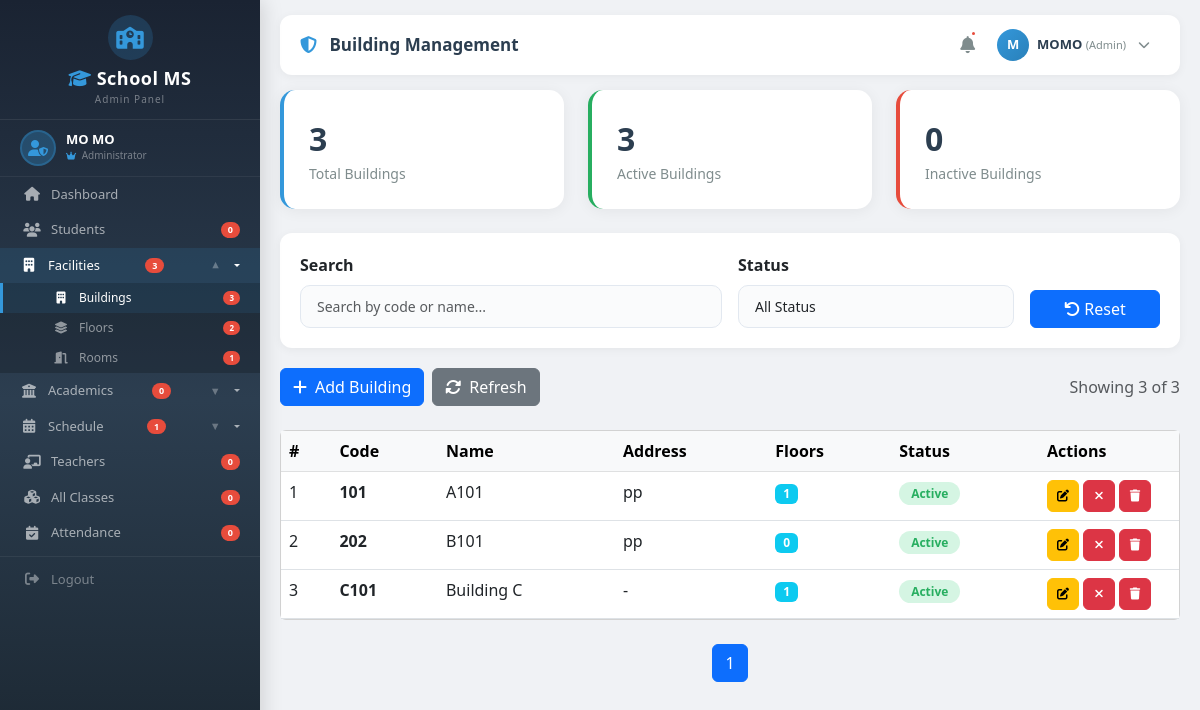
The app's page /classes/buildings/ (signed in), older data.
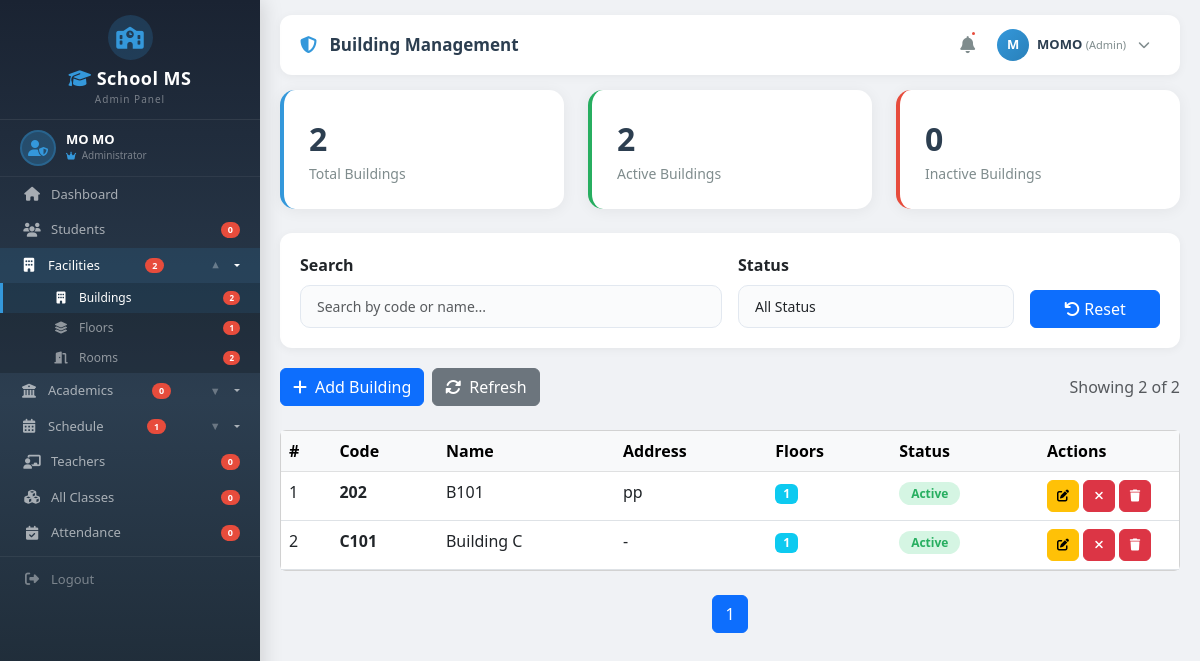
The same page, newer data.
### classes/models.py (models this page shows, shortened)
class Building(models.Model):
    name = models.CharField(max_length=100)
    code = models.CharField(max_length=20, unique=True)
    address = models.TextField(blank=True, null=True)
    description = models.TextField(blank=True, null=True)
    is_active = models.BooleanField(default=True)
    created_at = models.DateTimeField(auto_now_add=True)
    updated_at = models.DateTimeField(auto_now=True)
    class Meta:
        ordering = ['name']

### classes/views.py (the view, shortened to what this page needs)
# urls.py: path('buildings/', views.building_list, name='building_list'),
@login_required
@admin_required
def building_list(request):
    buildings = Building.objects.all()
    form = BuildingSearchForm(request.GET or None)
    paginator = Paginator(buildings, 10)
    page = request.GET.get('page')
    buildings_page = paginator.get_page(page)
    context = {
        'buildings': buildings_page,
        'form': form,
        'total': Building.objects.count(),
        'active': Building.objects.filter(is_active=True).count(),
        'inactive': Building.objects.filter(is_active=False).count(),
    }
    return render(request, 'Backend/admin/facility/building_list.html', context)

### classes/forms.py
class BuildingSearchForm(forms.Form):
    search = forms.CharField(required=False, widget=forms.TextInput(attrs={'class': 'form-control', 'placeholder': 'Search buildings...'}))
    status = forms.ChoiceField(required=False, choices=[('', 'All'), ('active', 'Active'), ('inactive', 'Inactive')], widget=forms.Select(attrs={'class': 'form-select'}))

### classes/context_processors.py (called while the page is built)
def sidebar_counts(request):
    return {
        'total_buildings': Building.objects.filter(is_active=True).count(),
        'total_floors': Floor.objects.filter(is_active=True).count(),
        'total_rooms': Room.objects.filter(is_active=True).count(),
        'total_terms': Term.objects.filter(is_active=True).count(),
        'total_timeslots': TimeSlot.objects.filter(is_active=True).count(),
    }

### templates/Backend/admin/facility/building_list.html (shortened to what the changed rows need)
{% extends 'Backend/layouts/admin_layout.html' %}
{% load static %}
{% block content %}
<div class="row g-4 mb-4">
    <div class="col-md-4">
        <div class="stats-card">
            <div class="stats-number" id="totalCount">{{ total|default:0 }}</div>
            <div class="stats-label">Total Buildings</div>
        </div>
    </div>
    <div class="col-md-4">
        <div class="stats-card" style="border-left-color: #27ae60;">
            <div class="stats-number" id="activeCount">{{ active|default:0 }}</div>
            <div class="stats-label">Active Buildings</div>
        </div>
    </div>
</div>
<div class="d-flex justify-content-between align-items-center mb-4">
    <div class="d-flex gap-2">
        <a href="{% url 'classes:building_add' %}" class="btn btn-primary">
        </a>
        <a href="{% url 'classes:building_list' %}" class="btn btn-secondary" id="refreshBtn">
        </a>
    </div>
    <span class="text-muted" id="resultCount">
    </span>
</div>
<div class="card">
    <div class="card-body p-0">
        <div class="table-responsive">
            <table class="table table-hover mb-0">
                <thead class="table-light">
                    <tr>
                        <th>#</th>
                        <th>Code</th>
                        <th>Name</th>
                        <th>Address</th>
                        <th>Floors</th>
                        <th>Status</th>
                        <th style="width: 140px;">Actions</th>
                    </tr>
                </thead>
                <tbody id="tableBody">
                    {% for building in buildings %}
                    <tr class="building-row" data-code="{{ building.code|lower }}" data-name="{{ building.name|lower }}"
                        data-status="{% if building.is_active %}active{% else %}inactive{% endif %}">
                        <td>{{ forloop.counter }}</td>
                        <td><strong>{{ building.code }}</strong></td>
                        <td>{{ building.name }}</td>
                        <td>{{ building.address|truncatechars:30|default:"-" }}</td>
                        <td>
                            <span class="badge bg-info">{{ building.floors.count }}</span>
                        </td>
                        <td>
                            <span class="status-badge {% if building.is_active %}active{% else %}inactive{% endif %}">
                                {% if building.is_active %}Active{% else %}Inactive{% endif %}
                            </span>
                        </td>
                        <td>
                            <div class="d-flex gap-1">
                                <a href="{% url 'classes:building_edit' building.pk %}"
                                    class="btn btn-sm btn-warning table-action-btn" title="Edit">
                                    <i class="fas fa-edit"></i>
                                </a>
                                <a href="{% url 'classes:building_toggle_status' building.pk %}"
                                    class="btn btn-sm {% if building.is_active %}btn-danger{% else %}btn-success{% endif %} table-action-btn"
                                    onclick="return confirm('Are you sure you want to toggle the status?')"
                                    title="Toggle Status">
                                    <i class="fas {% if building.is_active %}fa-times{% else %}fa-check{% endif %}"></i>
                                </a>
                                <a href="{% url 'classes:building_delete' building.pk %}"
                                    class="btn btn-sm btn-danger table-action-btn"
                                    onclick="return confirm('Are you sure you want to delete this building?')"
                                    title="Delete">
                                    <i class="fas fa-trash"></i>
                                </a>
                            </div>
                        </td>
                    </tr>
                    {% endfor %}
                </tbody>
            </table>
        </div>
    </div>
</div>
<nav class="mt-4">
    <ul class="pagination justify-content-center">
        {% for num in buildings.paginator.page_range %}
        {% if buildings.number == num %}
        <li class="page-item active">
            <span class="page-link">{{ num }}</span>
        </li>
        {% elif num > buildings.number|add:'-3' and num < buildings.number|add:'3' %} <li class="page-item">
            <a class="page-link" href="?page={{ num }}">{{ num }}</a>
            </li>
            {% endif %}
            {% endfor %}
    </ul>
</nav>
{% endblock %}

### templates/Backend/layouts/admin_layout.html (shortened to what the changed rows need)
{% load static %}
<!DOCTYPE html>
<html lang="en">
<head>
    <link href="https://cdn.jsdelivr.net/npm/bootstrap@5.3.0/dist/css/bootstrap.min.css" rel="stylesheet">
    <link rel="stylesheet" href="https://cdnjs.cloudflare.com/ajax/libs/font-awesome/6.4.0/css/all.min.css">
</head>
<body>
    <div class="sidebar" id="sidebar">
        <div class="sidebar-menu-wrapper">
            <ul class="sidebar-menu">
                <li>
                    <button
                        class="dropdown-toggle {% if 'building' in request.path or 'floor' in request.path or 'room' in request.path %}active{% endif %}"
                        onclick="toggleDropdown(this)">
                        <i class="fas fa-building"></i> Facilities
                        <span class="badge-notification">{{ total_buildings|default:0 }}</span>
                        <span class="arrow">▼</span>
                    </button>
                    <ul
                        class="dropdown-menu-custom {% if 'building' in request.path or 'floor' in request.path or 'room' in request.path %}show{% endif %}">
                        <li>
                            <a href="{% url 'classes:building_list' %}"
                                class="{% if 'building' in request.path %}active{% endif %}">
                                <i class="fas fa-building"></i> Buildings
                                <span class="badge-notification">{{ total_buildings|default:0 }}</span>
                            </a>
                        </li>
                        <li>
                            <a href="{% url 'classes:floor_list' %}"
                                class="{% if 'floor' in request.path %}active{% endif %}">
                                <i class="fas fa-layer-group"></i> Floors
                                <span class="badge-notification">{{ total_floors|default:0 }}</span>
                            </a>
                        </li>
                        <li>
                            <a href="{% url 'classes:room_list' %}"
                                class="{% if 'room' in request.path %}active{% endif %}">
                                <i class="fas fa-door-open"></i> Rooms
                                <span class="badge-notification">{{ total_rooms|default:0 }}</span>
                            </a>
                        </li>
                    </ul>
                </li>
            </ul>
        </div>
    </div>
    <div class="main-content" id="mainContent">
        <div class="content-area">
            {% block content %}{% endblock %}
        </div>
    </div>
</body>
</html>

Row changes from the older to the newer data that the page shows:
removed Building: code "101", name "A101", address "pp", floors.count "1", is_active "Active"
computed for Building "pp": floors.count "0" → "1"
Text that changed along with them:
{{ total_buildings|default:0 }}: "3" → "2"
{{ total_floors|default:0 }}: "2" → "1"
{{ total_rooms|default:0 }}: "1" → "2"
{{ total|default:0 }}: "3" → "2"
{{ active|default:0 }}: "3" → "2"
text written by a page script: "Showing 3 of 3" → "Showing 2 of 2"
